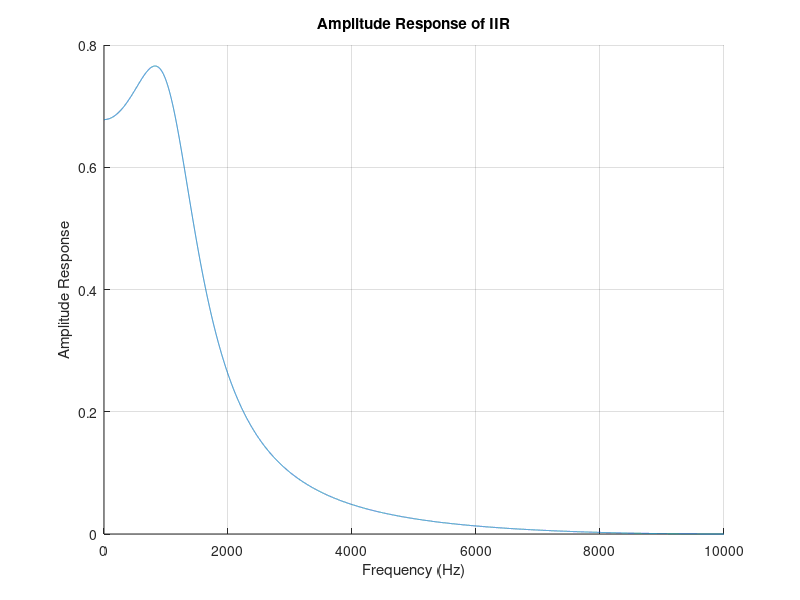
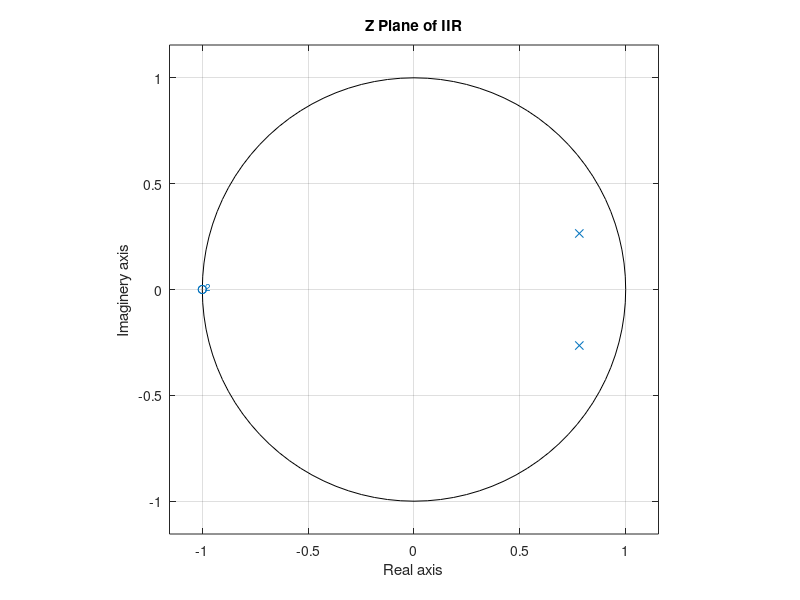

Source code (MATLAB) for these figures, in order:
b = [0.02 0.04 0.02];
a = [1 -1.562 0.68];
fs = 20000;
f = linspace(0, fs / 2, fs);

h = freqz(b, a, fs);
h = abs(h);

figure;
grid on;
hold on;
plot(f, h);
xlabel('Frequency (Hz)');
ylabel('Amplitude Response');
title('Amplitude Response of IIR');
hold off;

figure;
zplane(b, a);
xlabel('Real axis');
ylabel('Imaginery axis');
title('Z Plane of IIR');
